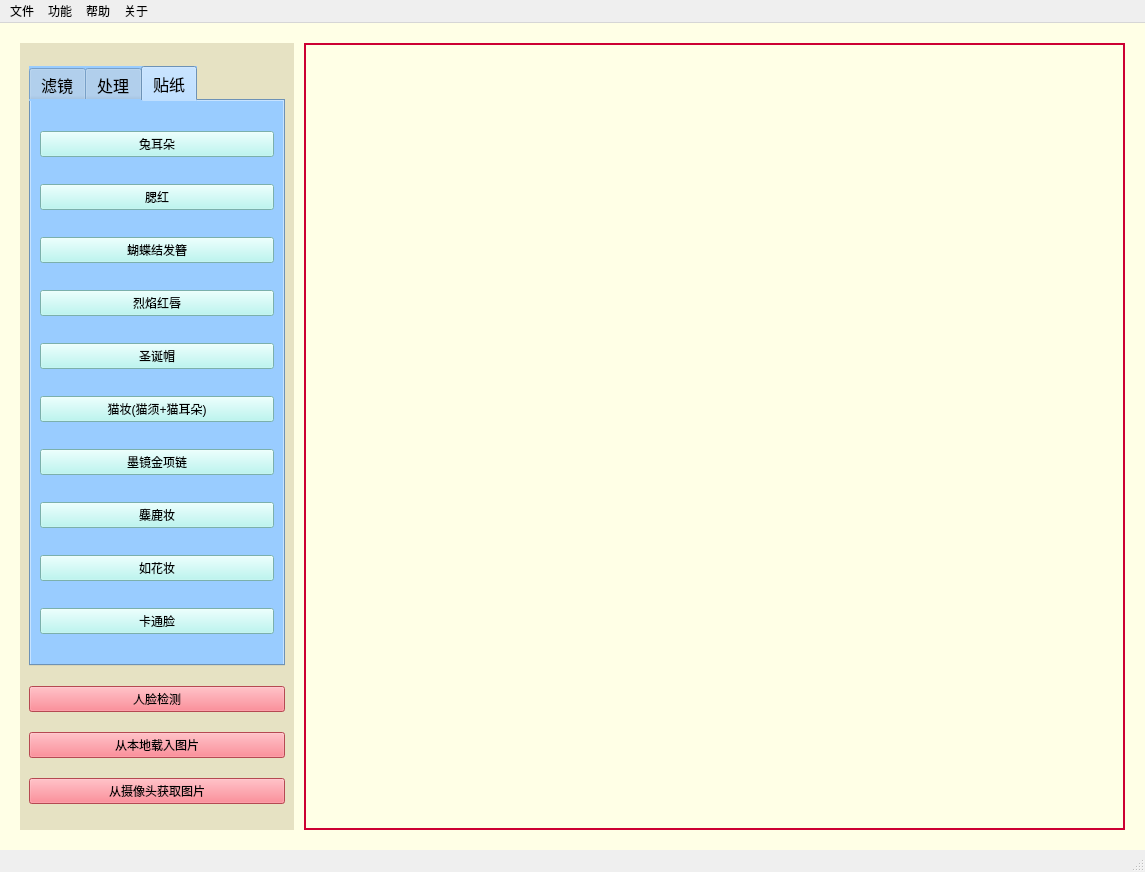
<?xml version="1.0" encoding="UTF-8"?>
<ui version="4.0">
 <class>MainWindow</class>
 <widget class="QMainWindow" name="MainWindow">
  <property name="windowModality">
   <enum>Qt::NonModal</enum>
  </property>
  <property name="enabled">
   <bool>true</bool>
  </property>
  <property name="geometry">
   <rect>
    <x>0</x>
    <y>0</y>
    <width>1145</width>
    <height>872</height>
   </rect>
  </property>
  <property name="sizePolicy">
   <sizepolicy hsizetype="Preferred" vsizetype="Preferred">
    <horstretch>50</horstretch>
    <verstretch>10</verstretch>
   </sizepolicy>
  </property>
  <property name="focusPolicy">
   <enum>Qt::StrongFocus</enum>
  </property>
  <property name="contextMenuPolicy">
   <enum>Qt::ActionsContextMenu</enum>
  </property>
  <property name="acceptDrops">
   <bool>true</bool>
  </property>
  <property name="windowTitle">
   <string>美颜相机</string>
  </property>
  <property name="windowIcon">
   <iconset>
    <normaloff>C:/Users/kunkun/.designer/backup/cam.ico</normaloff>C:/Users/kunkun/.designer/backup/cam.ico</iconset>
  </property>
  <property name="statusTip">
   <string/>
  </property>
  <property name="autoFillBackground">
   <bool>false</bool>
  </property>
  <property name="styleSheet">
   <string notr="true"/>
  </property>
  <property name="iconSize">
   <size>
    <width>50</width>
    <height>50</height>
   </size>
  </property>
  <property name="animated">
   <bool>true</bool>
  </property>
  <property name="tabShape">
   <enum>QTabWidget::Rounded</enum>
  </property>
  <property name="dockNestingEnabled">
   <bool>false</bool>
  </property>
  <property name="dockOptions">
   <set>QMainWindow::AllowTabbedDocks|QMainWindow::AnimatedDocks</set>
  </property>
  <widget class="QWidget" name="centralwidget">
   <property name="sizePolicy">
    <sizepolicy hsizetype="Preferred" vsizetype="Preferred">
     <horstretch>0</horstretch>
     <verstretch>0</verstretch>
    </sizepolicy>
   </property>
   <property name="autoFillBackground">
    <bool>false</bool>
   </property>
   <property name="styleSheet">
    <string notr="true">background-color: rgb(255, 255, 230);
</string>
   </property>
   <layout class="QHBoxLayout" name="_2" stretch="0,13">
    <property name="spacing">
     <number>10</number>
    </property>
    <property name="leftMargin">
     <number>20</number>
    </property>
    <property name="topMargin">
     <number>20</number>
    </property>
    <property name="rightMargin">
     <number>20</number>
    </property>
    <property name="bottomMargin">
     <number>20</number>
    </property>
    <item>
     <widget class="QWidget" name="QWidgetLeft" native="true">
      <property name="styleSheet">
       <string notr="true">* {
background:#e6e2c3;


}</string>
      </property>
      <layout class="QVBoxLayout" name="verticalLayout_3">
       <item>
        <widget class="QTabWidget" name="tabWidget">
         <property name="enabled">
          <bool>true</bool>
         </property>
         <property name="minimumSize">
          <size>
           <width>256</width>
           <height>600</height>
          </size>
         </property>
         <property name="maximumSize">
          <size>
           <width>256</width>
           <height>600</height>
          </size>
         </property>
         <property name="baseSize">
          <size>
           <width>0</width>
           <height>0</height>
          </size>
         </property>
         <property name="font">
          <font>
           <family>华文中宋</family>
           <pointsize>12</pointsize>
          </font>
         </property>
         <property name="styleSheet">
          <string notr="true">*{
background-color:#99CCFF;
}</string>
         </property>
         <property name="currentIndex">
          <number>2</number>
         </property>
         <property name="elideMode">
          <enum>Qt::ElideLeft</enum>
         </property>
         <widget class="QWidget" name="tab_3">
          <property name="font">
           <font>
            <family>微软雅黑</family>
            <pointsize>9</pointsize>
           </font>
          </property>
          <property name="styleSheet">
           <string notr="true">QPushButton{
background-color: #acf6ef;
}</string>
          </property>
          <attribute name="title">
           <string>滤镜</string>
          </attribute>
          <layout class="QVBoxLayout" name="verticalLayout_16" stretch="0,0,0,0,0,0">
           <property name="spacing">
            <number>2</number>
           </property>
           <property name="topMargin">
            <number>5</number>
           </property>
           <property name="bottomMargin">
            <number>5</number>
           </property>
           <item>
            <widget class="QPushButton" name="pushButton_6">
             <property name="styleSheet">
              <string notr="true"/>
             </property>
             <property name="text">
              <string>凹透镜</string>
             </property>
            </widget>
           </item>
           <item>
            <widget class="QPushButton" name="pushButton_5">
             <property name="text">
              <string>PIL滤镜</string>
             </property>
            </widget>
           </item>
           <item>
            <widget class="QPushButton" name="pushButton_7">
             <property name="text">
              <string>凸透镜</string>
             </property>
            </widget>
           </item>
           <item>
            <widget class="QPushButton" name="pushButton_8">
             <property name="text">
              <string>颜色滤镜</string>
             </property>
            </widget>
           </item>
           <item>
            <widget class="QPushButton" name="pushButton_9">
             <property name="text">
              <string>天空背景滤镜</string>
             </property>
            </widget>
           </item>
           <item>
            <widget class="QPushButton" name="pushButton_10">
             <property name="text">
              <string>还原</string>
             </property>
            </widget>
           </item>
          </layout>
         </widget>
         <widget class="QWidget" name="tab_4">
          <property name="sizePolicy">
           <sizepolicy hsizetype="Preferred" vsizetype="Preferred">
            <horstretch>0</horstretch>
            <verstretch>0</verstretch>
           </sizepolicy>
          </property>
          <property name="font">
           <font>
            <family>微软雅黑</family>
            <pointsize>11</pointsize>
           </font>
          </property>
          <property name="styleSheet">
           <string notr="true">QPushButton{
background-color: #acf6ef;
}</string>
          </property>
          <attribute name="title">
           <string>处理</string>
          </attribute>
          <layout class="QVBoxLayout" name="verticalLayout_2" stretch="0,0,0,0,0,0">
           <item>
            <widget class="QGroupBox" name="groupBox_3">
             <property name="sizePolicy">
              <sizepolicy hsizetype="Preferred" vsizetype="Preferred">
               <horstretch>20</horstretch>
               <verstretch>0</verstretch>
              </sizepolicy>
             </property>
             <property name="title">
              <string>饱和度</string>
             </property>
             <layout class="QVBoxLayout" name="verticalLayout_6">
              <property name="spacing">
               <number>0</number>
              </property>
              <property name="topMargin">
               <number>0</number>
              </property>
              <item>
               <widget class="QLabel" name="label_9">
                <property name="sizePolicy">
                 <sizepolicy hsizetype="Expanding" vsizetype="Maximum">
                  <horstretch>0</horstretch>
                  <verstretch>0</verstretch>
                 </sizepolicy>
                </property>
                <property name="minimumSize">
                 <size>
                  <width>10</width>
                  <height>10</height>
                 </size>
                </property>
                <property name="font">
                 <font>
                  <family>微软雅黑</family>
                  <pointsize>10</pointsize>
                 </font>
                </property>
                <property name="lineWidth">
                 <number>10</number>
                </property>
                <property name="text">
                 <string>-100                           100</string>
                </property>
               </widget>
              </item>
              <item>
               <widget class="QSlider" name="horizontalSlider">
                <property name="cursor">
                 <cursorShape>PointingHandCursor</cursorShape>
                </property>
                <property name="minimum">
                 <number>-50</number>
                </property>
                <property name="maximum">
                 <number>50</number>
                </property>
                <property name="tracking">
                 <bool>true</bool>
                </property>
                <property name="orientation">
                 <enum>Qt::Horizontal</enum>
                </property>
                <property name="tickPosition">
                 <enum>QSlider::TicksAbove</enum>
                </property>
                <property name="tickInterval">
                 <number>1</number>
                </property>
               </widget>
              </item>
             </layout>
            </widget>
           </item>
           <item>
            <widget class="QGroupBox" name="groupBox">
             <property name="sizePolicy">
              <sizepolicy hsizetype="Preferred" vsizetype="Preferred">
               <horstretch>20</horstretch>
               <verstretch>0</verstretch>
              </sizepolicy>
             </property>
             <property name="styleSheet">
              <string notr="true"/>
             </property>
             <property name="title">
              <string>整体亮度</string>
             </property>
             <layout class="QVBoxLayout" name="verticalLayout_4">
              <property name="spacing">
               <number>0</number>
              </property>
              <property name="topMargin">
               <number>0</number>
              </property>
              <item>
               <widget class="QLabel" name="label_6">
                <property name="sizePolicy">
                 <sizepolicy hsizetype="Expanding" vsizetype="Maximum">
                  <horstretch>0</horstretch>
                  <verstretch>0</verstretch>
                 </sizepolicy>
                </property>
                <property name="minimumSize">
                 <size>
                  <width>10</width>
                  <height>10</height>
                 </size>
                </property>
                <property name="font">
                 <font>
                  <family>微软雅黑</family>
                  <pointsize>10</pointsize>
                 </font>
                </property>
                <property name="lineWidth">
                 <number>10</number>
                </property>
                <property name="text">
                 <string>-100                           100</string>
                </property>
               </widget>
              </item>
              <item>
               <widget class="QSlider" name="horizontalSlider_4">
                <property name="sizePolicy">
                 <sizepolicy hsizetype="Expanding" vsizetype="Fixed">
                  <horstretch>50</horstretch>
                  <verstretch>0</verstretch>
                 </sizepolicy>
                </property>
                <property name="font">
                 <font>
                  <weight>50</weight>
                  <bold>false</bold>
                 </font>
                </property>
                <property name="cursor">
                 <cursorShape>PointingHandCursor</cursorShape>
                </property>
                <property name="mouseTracking">
                 <bool>false</bool>
                </property>
                <property name="focusPolicy">
                 <enum>Qt::StrongFocus</enum>
                </property>
                <property name="minimum">
                 <number>-50</number>
                </property>
                <property name="maximum">
                 <number>50</number>
                </property>
                <property name="orientation">
                 <enum>Qt::Horizontal</enum>
                </property>
                <property name="tickPosition">
                 <enum>QSlider::TicksAbove</enum>
                </property>
                <property name="tickInterval">
                 <number>1</number>
                </property>
               </widget>
              </item>
             </layout>
            </widget>
           </item>
           <item>
            <widget class="QGroupBox" name="groupBox_13">
             <property name="title">
              <string>磨皮程度</string>
             </property>
             <layout class="QVBoxLayout" name="verticalLayout_17">
              <property name="spacing">
               <number>0</number>
              </property>
              <property name="topMargin">
               <number>0</number>
              </property>
              <item>
               <widget class="QLabel" name="label_16">
                <property name="sizePolicy">
                 <sizepolicy hsizetype="Expanding" vsizetype="Maximum">
                  <horstretch>0</horstretch>
                  <verstretch>0</verstretch>
                 </sizepolicy>
                </property>
                <property name="minimumSize">
                 <size>
                  <width>10</width>
                  <height>10</height>
                 </size>
                </property>
                <property name="font">
                 <font>
                  <family>微软雅黑</family>
                  <pointsize>10</pointsize>
                 </font>
                </property>
                <property name="text">
                 <string>0                                   10</string>
                </property>
                <property name="textFormat">
                 <enum>Qt::AutoText</enum>
                </property>
               </widget>
              </item>
              <item>
               <widget class="QSlider" name="horizontalSlider_11">
                <property name="sizePolicy">
                 <sizepolicy hsizetype="Expanding" vsizetype="Fixed">
                  <horstretch>50</horstretch>
                  <verstretch>0</verstretch>
                 </sizepolicy>
                </property>
                <property name="font">
                 <font>
                  <weight>50</weight>
                  <bold>false</bold>
                 </font>
                </property>
                <property name="cursor">
                 <cursorShape>PointingHandCursor</cursorShape>
                </property>
                <property name="mouseTracking">
                 <bool>false</bool>
                </property>
                <property name="focusPolicy">
                 <enum>Qt::StrongFocus</enum>
                </property>
                <property name="maximum">
                 <number>10</number>
                </property>
                <property name="pageStep">
                 <number>10</number>
                </property>
                <property name="orientation">
                 <enum>Qt::Horizontal</enum>
                </property>
                <property name="tickPosition">
                 <enum>QSlider::TicksAbove</enum>
                </property>
                <property name="tickInterval">
                 <number>1</number>
                </property>
               </widget>
              </item>
             </layout>
            </widget>
           </item>
           <item>
            <widget class="QGroupBox" name="groupBox_15">
             <property name="sizePolicy">
              <sizepolicy hsizetype="Preferred" vsizetype="Preferred">
               <horstretch>20</horstretch>
               <verstretch>0</verstretch>
              </sizepolicy>
             </property>
             <property name="styleSheet">
              <string notr="true"/>
             </property>
             <property name="title">
              <string>美白度（皮肤识别）</string>
             </property>
             <layout class="QVBoxLayout" name="verticalLayout_20">
              <property name="spacing">
               <number>0</number>
              </property>
              <property name="topMargin">
               <number>0</number>
              </property>
              <item>
               <widget class="QLabel" name="label_18">
                <property name="sizePolicy">
                 <sizepolicy hsizetype="Expanding" vsizetype="Maximum">
                  <horstretch>0</horstretch>
                  <verstretch>0</verstretch>
                 </sizepolicy>
                </property>
                <property name="minimumSize">
                 <size>
                  <width>10</width>
                  <height>10</height>
                 </size>
                </property>
                <property name="font">
                 <font>
                  <family>微软雅黑</family>
                  <pointsize>10</pointsize>
                 </font>
                </property>
                <property name="lineWidth">
                 <number>10</number>
                </property>
                <property name="text">
                 <string>0                                    5</string>
                </property>
               </widget>
              </item>
              <item>
               <widget class="QSlider" name="horizontalSlider_13">
                <property name="sizePolicy">
                 <sizepolicy hsizetype="Expanding" vsizetype="Fixed">
                  <horstretch>50</horstretch>
                  <verstretch>0</verstretch>
                 </sizepolicy>
                </property>
                <property name="font">
                 <font>
                  <weight>50</weight>
                  <bold>false</bold>
                 </font>
                </property>
                <property name="cursor">
                 <cursorShape>PointingHandCursor</cursorShape>
                </property>
                <property name="mouseTracking">
                 <bool>false</bool>
                </property>
                <property name="focusPolicy">
                 <enum>Qt::StrongFocus</enum>
                </property>
                <property name="minimum">
                 <number>0</number>
                </property>
                <property name="maximum">
                 <number>50</number>
                </property>
                <property name="orientation">
                 <enum>Qt::Horizontal</enum>
                </property>
                <property name="tickPosition">
                 <enum>QSlider::TicksAbove</enum>
                </property>
                <property name="tickInterval">
                 <number>10</number>
                </property>
               </widget>
              </item>
             </layout>
            </widget>
           </item>
           <item>
            <widget class="QPushButton" name="pushButton">
             <property name="text">
              <string>祛痘除斑魔法棒</string>
             </property>
            </widget>
           </item>
           <item>
            <widget class="QGroupBox" name="groupBox_2">
             <property name="title">
              <string>魔法棒大小</string>
             </property>
             <widget class="QLabel" name="label">
              <property name="geometry">
               <rect>
                <x>10</x>
                <y>30</y>
                <width>204</width>
                <height>23</height>
               </rect>
              </property>
              <property name="minimumSize">
               <size>
                <width>10</width>
                <height>10</height>
               </size>
              </property>
              <property name="lineWidth">
               <number>10</number>
              </property>
              <property name="text">
               <string>0                       5</string>
              </property>
             </widget>
             <widget class="QSlider" name="horizontalSlider_2">
              <property name="geometry">
               <rect>
                <x>10</x>
                <y>60</y>
                <width>204</width>
                <height>27</height>
               </rect>
              </property>
              <property name="cursor">
               <cursorShape>PointingHandCursor</cursorShape>
              </property>
              <property name="maximum">
               <number>5</number>
              </property>
              <property name="pageStep">
               <number>1</number>
              </property>
              <property name="orientation">
               <enum>Qt::Horizontal</enum>
              </property>
              <property name="tickPosition">
               <enum>QSlider::TicksAbove</enum>
              </property>
              <property name="tickInterval">
               <number>1</number>
              </property>
             </widget>
            </widget>
           </item>
          </layout>
         </widget>
         <widget class="QWidget" name="tab">
          <property name="font">
           <font>
            <family>微软雅黑</family>
            <pointsize>11</pointsize>
           </font>
          </property>
          <property name="layoutDirection">
           <enum>Qt::LeftToRight</enum>
          </property>
          <property name="styleSheet">
           <string notr="true">QPushButton{
background-color: #acf6ef;
}</string>
          </property>
          <attribute name="title">
           <string>贴纸</string>
          </attribute>
          <layout class="QVBoxLayout" name="verticalLayout_18">
           <item>
            <widget class="QPushButton" name="pushButton_12">
             <property name="text">
              <string>兔耳朵</string>
             </property>
            </widget>
           </item>
           <item>
            <widget class="QPushButton" name="pushButton_14">
             <property name="text">
              <string>腮红</string>
             </property>
            </widget>
           </item>
           <item>
            <widget class="QPushButton" name="pushButton_13">
             <property name="text">
              <string>蝴蝶结发簪</string>
             </property>
            </widget>
           </item>
           <item>
            <widget class="QPushButton" name="pushButton_16">
             <property name="text">
              <string>烈焰红唇</string>
             </property>
            </widget>
           </item>
           <item>
            <widget class="QPushButton" name="pushButton_11">
             <property name="text">
              <string>圣诞帽</string>
             </property>
            </widget>
           </item>
           <item>
            <widget class="QPushButton" name="pushButton_17">
             <property name="text">
              <string>猫妆(猫须+猫耳朵)</string>
             </property>
            </widget>
           </item>
           <item>
            <widget class="QPushButton" name="pushButton_18">
             <property name="text">
              <string>墨镜金项链</string>
             </property>
            </widget>
           </item>
           <item>
            <widget class="QPushButton" name="pushButton_19">
             <property name="text">
              <string>麋鹿妆</string>
             </property>
            </widget>
           </item>
           <item>
            <widget class="QPushButton" name="pushButton_15">
             <property name="text">
              <string>如花妆</string>
             </property>
            </widget>
           </item>
           <item>
            <widget class="QPushButton" name="pushButton_20">
             <property name="text">
              <string>卡通脸</string>
             </property>
            </widget>
           </item>
          </layout>
         </widget>
        </widget>
       </item>
       <item>
        <widget class="QPushButton" name="pushButton_4">
         <property name="styleSheet">
          <string notr="true">background-color: #fe6673;</string>
         </property>
         <property name="text">
          <string>人脸检测</string>
         </property>
        </widget>
       </item>
       <item>
        <widget class="QPushButton" name="pushButton_3">
         <property name="styleSheet">
          <string notr="true">background-color: #fe6673;</string>
         </property>
         <property name="text">
          <string>从本地载入图片</string>
         </property>
        </widget>
       </item>
       <item>
        <widget class="QPushButton" name="pushButton_2">
         <property name="styleSheet">
          <string notr="true">background-color: #fe6673;</string>
         </property>
         <property name="text">
          <string>从摄像头获取图片</string>
         </property>
        </widget>
       </item>
      </layout>
     </widget>
    </item>
    <item>
     <layout class="QVBoxLayout" name="verticalLayout" stretch="100">
      <property name="spacing">
       <number>0</number>
      </property>
      <property name="leftMargin">
       <number>0</number>
      </property>
      <property name="topMargin">
       <number>0</number>
      </property>
      <property name="rightMargin">
       <number>0</number>
      </property>
      <property name="bottomMargin">
       <number>0</number>
      </property>
      <item>
       <widget class="QGraphicsView" name="graphicsView">
        <property name="minimumSize">
         <size>
          <width>0</width>
          <height>500</height>
         </size>
        </property>
        <property name="styleSheet">
         <string notr="true">border: 2px solid #CC0033;</string>
        </property>
        <property name="frameShape">
         <enum>QFrame::NoFrame</enum>
        </property>
        <property name="verticalScrollBarPolicy">
         <enum>Qt::ScrollBarAsNeeded</enum>
        </property>
        <property name="horizontalScrollBarPolicy">
         <enum>Qt::ScrollBarAsNeeded</enum>
        </property>
        <property name="sizeAdjustPolicy">
         <enum>QAbstractScrollArea::AdjustToContents</enum>
        </property>
        <property name="alignment">
         <set>Qt::AlignCenter</set>
        </property>
        <property name="renderHints">
         <set>QPainter::SmoothPixmapTransform</set>
        </property>
        <property name="resizeAnchor">
         <enum>QGraphicsView::NoAnchor</enum>
        </property>
       </widget>
      </item>
     </layout>
    </item>
   </layout>
  </widget>
  <widget class="QStatusBar" name="statusbar"/>
  <widget class="QMenuBar" name="menubar">
   <property name="geometry">
    <rect>
     <x>0</x>
     <y>0</y>
     <width>1145</width>
     <height>26</height>
    </rect>
   </property>
   <property name="font">
    <font>
     <kerning>true</kerning>
    </font>
   </property>
   <property name="mouseTracking">
    <bool>true</bool>
   </property>
   <property name="tabletTracking">
    <bool>false</bool>
   </property>
   <property name="acceptDrops">
    <bool>true</bool>
   </property>
   <property name="nativeMenuBar">
    <bool>false</bool>
   </property>
   <widget class="QMenu" name="menu">
    <property name="title">
     <string>文件</string>
    </property>
    <addaction name="action"/>
    <addaction name="action_2"/>
   </widget>
   <widget class="QMenu" name="menu_5">
    <property name="title">
     <string>关于</string>
    </property>
    <addaction name="action_5"/>
   </widget>
   <widget class="QMenu" name="menu_2">
    <property name="title">
     <string>功能</string>
    </property>
    <addaction name="actionAI"/>
    <addaction name="action_17"/>
    <addaction name="action_18"/>
   </widget>
   <widget class="QMenu" name="menu_3">
    <property name="title">
     <string>帮助</string>
    </property>
    <addaction name="action_19"/>
    <addaction name="action_20"/>
   </widget>
   <addaction name="menu"/>
   <addaction name="menu_2"/>
   <addaction name="menu_3"/>
   <addaction name="menu_5"/>
  </widget>
  <action name="action">
   <property name="text">
    <string>保存图片</string>
   </property>
   <property name="statusTip">
    <string>打开图片</string>
   </property>
   <property name="shortcut">
    <string>Ctrl+O</string>
   </property>
   <property name="priority">
    <enum>QAction::HighPriority</enum>
   </property>
  </action>
  <action name="action_2">
   <property name="text">
    <string>图片另存为</string>
   </property>
   <property name="statusTip">
    <string>保存图片</string>
   </property>
   <property name="whatsThis">
    <string/>
   </property>
   <property name="shortcut">
    <string>Ctrl+S</string>
   </property>
  </action>
  <action name="action_3">
   <property name="text">
    <string>高斯滤波</string>
   </property>
  </action>
  <action name="action_4">
   <property name="text">
    <string>图像清晰</string>
   </property>
   <property name="statusTip">
    <string>图像清晰</string>
   </property>
  </action>
  <action name="action_6">
   <property name="text">
    <string>高斯滤波</string>
   </property>
   <property name="statusTip">
    <string>高斯滤波</string>
   </property>
  </action>
  <action name="action_7">
   <property name="text">
    <string>均值滤波</string>
   </property>
   <property name="statusTip">
    <string>均值滤波</string>
   </property>
  </action>
  <action name="actionLaplacian">
   <property name="text">
    <string>Laplacian</string>
   </property>
   <property name="statusTip">
    <string>Laplacian</string>
   </property>
  </action>
  <action name="actionSobel">
   <property name="text">
    <string>Sobel</string>
   </property>
   <property name="statusTip">
    <string>Sobel</string>
   </property>
  </action>
  <action name="actionPrewitt">
   <property name="text">
    <string>Prewitt</string>
   </property>
   <property name="statusTip">
    <string>Prewitt</string>
   </property>
  </action>
  <action name="action_9">
   <property name="text">
    <string>频域平滑</string>
   </property>
   <property name="statusTip">
    <string>频域平滑</string>
   </property>
  </action>
  <action name="action_10">
   <property name="text">
    <string>频域锐化</string>
   </property>
   <property name="statusTip">
    <string>频域锐化</string>
   </property>
  </action>
  <action name="action_11">
   <property name="text">
    <string>中值滤波</string>
   </property>
   <property name="statusTip">
    <string>中值滤波</string>
   </property>
  </action>
  <action name="action_12">
   <property name="text">
    <string>美白度选择</string>
   </property>
   <property name="statusTip">
    <string>美白度选择</string>
   </property>
  </action>
  <action name="action_13">
   <property name="text">
    <string>平滑度选择</string>
   </property>
   <property name="statusTip">
    <string>平滑度选择</string>
   </property>
  </action>
  <action name="action_5">
   <property name="text">
    <string>关于我们</string>
   </property>
   <property name="statusTip">
    <string>还原</string>
   </property>
  </action>
  <action name="action_8">
   <property name="text">
    <string>撤销</string>
   </property>
   <property name="statusTip">
    <string>撤销</string>
   </property>
   <property name="shortcut">
    <string>Ctrl+Z</string>
   </property>
   <property name="shortcutContext">
    <enum>Qt::WindowShortcut</enum>
   </property>
  </action>
  <action name="action_14">
   <property name="text">
    <string>放大</string>
   </property>
   <property name="statusTip">
    <string>放大</string>
   </property>
   <property name="shortcut">
    <string>+</string>
   </property>
   <property name="iconVisibleInMenu">
    <bool>true</bool>
   </property>
  </action>
  <action name="action_15">
   <property name="text">
    <string>缩小</string>
   </property>
   <property name="statusTip">
    <string>缩小</string>
   </property>
   <property name="shortcut">
    <string>-</string>
   </property>
  </action>
  <action name="action_16">
   <property name="text">
    <string>截图</string>
   </property>
   <property name="statusTip">
    <string>截图</string>
   </property>
  </action>
  <action name="actionwo">
   <property name="text">
    <string>wo</string>
   </property>
  </action>
  <action name="actionGamma">
   <property name="text">
    <string>Gamma变换</string>
   </property>
  </action>
  <action name="actionAI">
   <property name="text">
    <string>AI换脸功能</string>
   </property>
  </action>
  <action name="action_17">
   <property name="text">
    <string>图像处理功能</string>
   </property>
  </action>
  <action name="action_18">
   <property name="text">
    <string>视频处理功能</string>
   </property>
  </action>
  <action name="action_19">
   <property name="text">
    <string>检查更新</string>
   </property>
  </action>
  <action name="action_20">
   <property name="text">
    <string>重新下载</string>
   </property>
  </action>
 </widget>
 <tabstops>
  <tabstop>graphicsView</tabstop>
  <tabstop>horizontalSlider</tabstop>
 </tabstops>
 <resources/>
 <connections/>
</ui>
